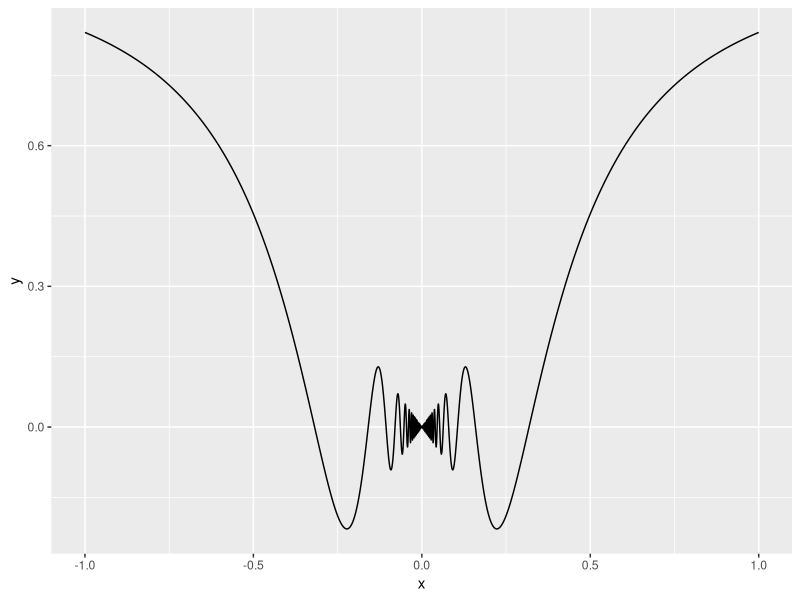
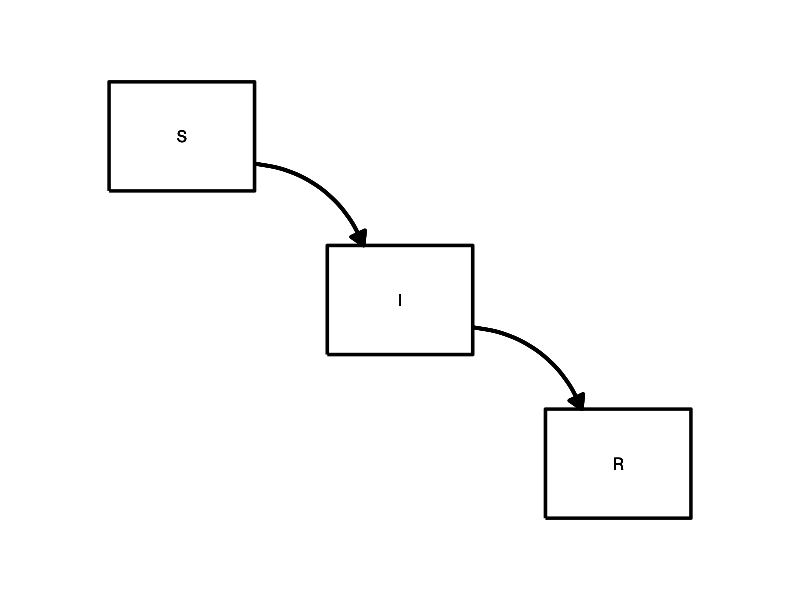

Generate these figures, in order, with R:
## ---- chunk 1
#| label: rmarkdown-papers-01
#| echo: false
#| fig.width: 6
#| fig.height: 3

library(broom)
library(knitr)
library(tidyverse)

x=seq(-1, 1, length=10000)
y <- x*sin(1/x)
data.frame(x, y) %>%
  ggplot(aes(x, y)) + geom_line()
## ---- chunk 2
#| label: rmarkdown-papers-02
#| echo: false

sz <- 1.2
xc <- 20
yc <- 80
xbox <- 10*c(-1, -1,  1,  1, -1) + xc
ybox <- 10*c(-1,  1,  1, -1, -1) + yc
data.frame(x=xbox, y=ybox) %>%
  ggplot(aes(x, y)) +
  expand_limits(x=c(0, 100), y=c(0, 100)) +
  theme_void() +
  geom_path(size=sz) + 
  geom_text(x=xc, y=yc, label="S") +
  geom_path(x=xbox+30, y=ybox-30, size=sz) +
  geom_text(x=xc+30, y=yc-30, label="I") +
  geom_path(x=xbox+60, y=ybox-60, size=sz) +
  geom_text(x=xc+60, y=yc-60, label="R") +
  geom_curve(
    x=xc+40, y=yc-35, xend=xc+55, yend=30, curvature=-0.3, size=sz, 
    arrow = arrow(type = "closed", length=unit(0.15, "inches"))) -> sir_plot
sir_plot +
  geom_curve(
    x=xc+10, y=yc- 5, xend=xc+25, yend=yc-20, curvature=-0.3, size=sz, 
    arrow = arrow(type = "closed", length=unit(0.15, "inches")))
## ---- chunk 3
#| label: rmarkdown-papers-03

lm(breaks ~ wool*tension, data = warpbreaks) %>%
  tidy %>%
  rename(t.test=statistic) %>% 
  kable(
    digits=c(1, 1, 1, 2, 4),
    caption="Analysis of variance table")
